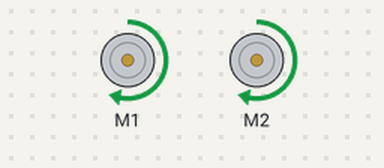
This sketch was run on a simulated Arduino Uno, built with avr-gcc and run on an emulated ATmega328P. Shown: 2 × DC motor (green arrow = forward, orange = backward, longer = faster). What the sketch prints to the serial monitor is not drawn.

Above: at 1.5 s.
At 4.5 s:
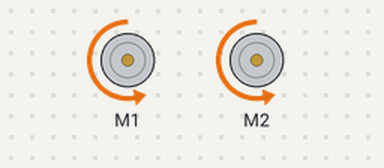
At 7.5 s:
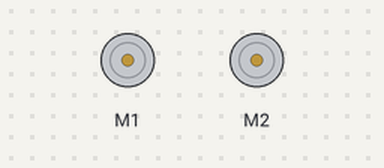
Timing chart, 0 to 11.7 s (numbered marks = the images above):
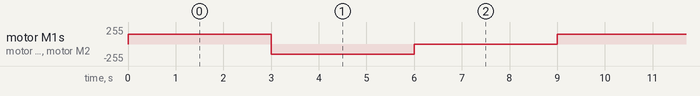

The sketch:

MotorTest.ino
```cpp
// (licence header left out)
#include <AFMotor.h>

AF_DCMotor motor(1,MOTOR12_64KHZ);
AF_DCMotor motor2(2,MOTOR12_64KHZ);

void setup() {
  Serial.begin(9600);           // set up Serial library at 9600 bps
  Serial.println("Motor test!");
  // turn on motor
  motor.setSpeed(150);
  motor2.setSpeed(150);
}

void loop() {
  motor.run(FORWARD);      // turn it on going forward
  motor2.run(FORWARD);     // the other way
  delay(3000);
  motor.run(BACKWARD);      // turn it on going forward
  motor2.run(BACKWARD);     // the other way
  delay(3000);
  motor.run(RELEASE);      // stopped
  motor2.run(RELEASE);
  delay(3000);
}
```

Measured:
- by itself, motor M1, motor M2: repeats every 9.0 s: backward 150/255 3.0 s, stopped 3.0 s, forward 150/255 3.0 s
